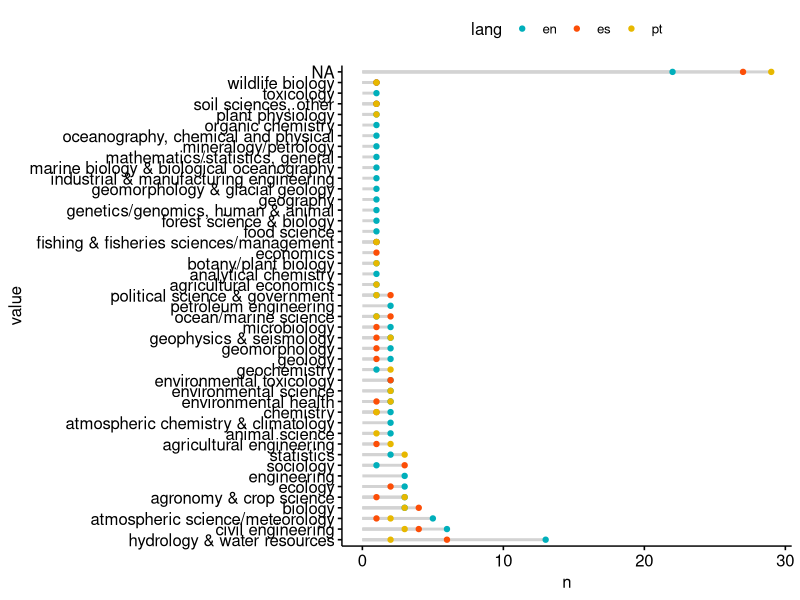
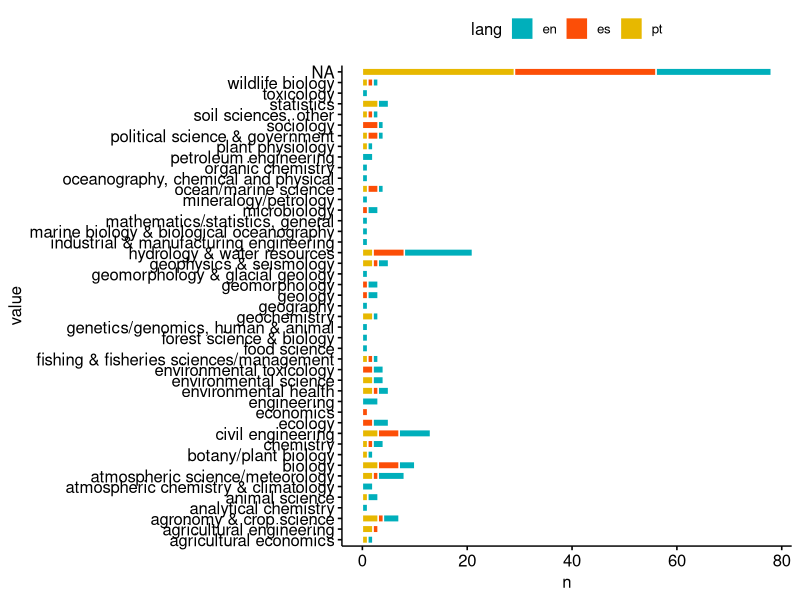

R code for these plots, in order:
library(dplyr)
library(reshape2)
library(ggpubr)

en <- read.csv("./data/topic_names_en.csv")
es <- read.csv("./data/topic_names_es.csv")
pt <- read.csv("./data/topic_names_pt.csv", na.strings=c("","NA"))

en$lang <- "en"
es$lang <- "es"
pt$lang <- "pt"

en2 <- melt(en,
           id.vars = c("topic_id","lang"))
es2 <- melt(es,
            id.vars = c("topic_id","lang"))
pt2 <- melt(pt,
            id.vars = c("topic_id","lang"))


x <- rbind(en2,es2,pt2)


x2 <- x %>%
  filter(variable == "NSF_specific") %>%
  group_by(value, lang) %>%
  tally
  

ggdotchart(x2, x = "value", y = "n", 
           color = "lang",
           palette = c("#00AFBB", "#FC4E07",  "#E7B800"),
           #group = "lang", 
           add = "segments",
           add.params = list(color = "lightgray", size = 1),
           rotate = TRUE)

ggbarplot(x2, x = "value", y = "n", 
           fill = "lang",
          color = "white",
           palette = c("#00AFBB", "#FC4E07",  "#E7B800"),
           rotate = TRUE)
